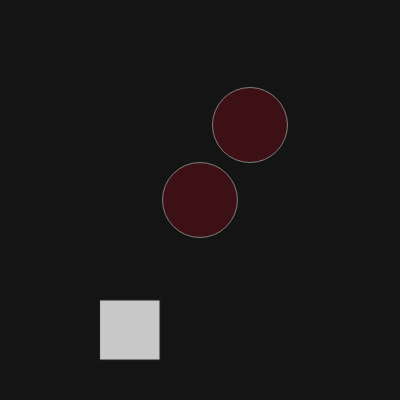
Frame 1 (no input)
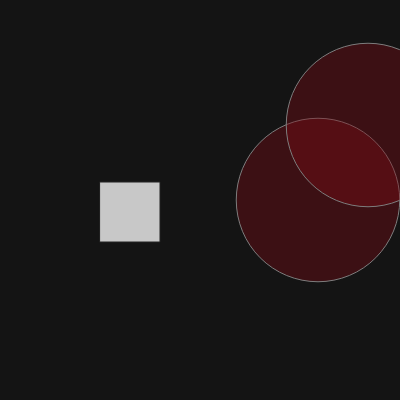
Frame 60 (no input)
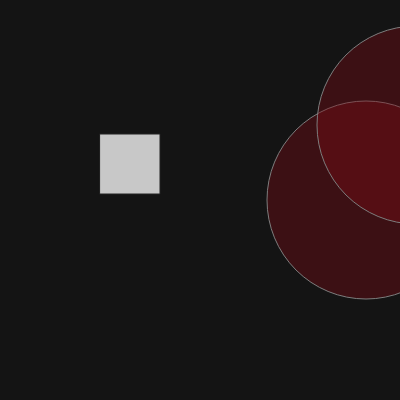
Frame 120 (the mouse pressed at the canvas centre since frame 60)

The p5.js sketch that drew these frames (run headless with seeded random() and noise() and a simulated clock; from frame 60 on, the mouse is pressed at the canvas centre):

// p5.js sketch
// ── sketch.js
/*
Created by Dawn C. Hayes March 2017
Modified by Lisa Marie Goicochea May 2017
*/

var circX = 200; // setting X coordinate of circle
var circY = 200; // setting Y coordinate of circle
var circStroke = 125; // assigning 0-255 for greyscale of circle's outline
var circR = 123; // 123 value of R in RGB
var circG = 11; // 11 value of G in RGB
var circB = 22; // 22 value of B in RGB
var circSize = 75; // size of circle
var recX = 100; // X coordinate for rectangle
var recY = 300; // Y coordinate for rectangle
var recStroke = 35; // assigning value of greyscale for rectangle's outline
var recCol = 200; // assigning color of rectangle
var recSize = 60; // size of rectangle
var canvBG = 20; // color of background
var speed = 2; // value of speed
var alph = 100; // value of alpha



function setup() {
  createCanvas(400,400);
}


function draw() {
  background(canvBG);
  stroke(circStroke);
  fill(circR, circG, circB, alph);
  stroke(circStroke);
  ellipse(circX, circY, circSize, circSize);
  ellipse(circX + 50, circY - 75, circSize, circSize);
  fill(circR, circG, circB, 100);
  
  stroke(recStroke);
  fill(recCol);
  rect(recX, recY, recSize, recSize);
  
  circX = circX + speed;
  recY = recY - speed;
  
  if (circX < width) {

    circSize += 1.5; // circle size increases by through each loop 
    
  } else {
    
    if (circX > width) {
      speed = speed * -1; // reverses direction of X
      circSize *= -1; // circle size will decrease as it is multiplied by -1 through each loop
    }
    
  }
  // not sure how I got the balls to "bounce" after becoming super small
  }
